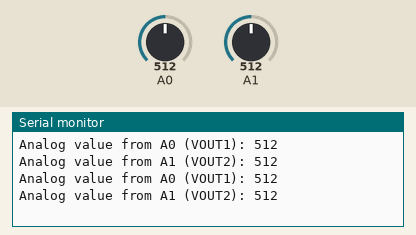
Simulated run of this program. Board: Seeed XIAO (SAMD21). Parts: the last lines printed to the serial monitor. The test bench sets the inputs (shaded band); at power-on: A0 = 512, A1 = 512.

Above: at 1.8 s.
1.9 s: A0 set to 716
At 2.4 s:
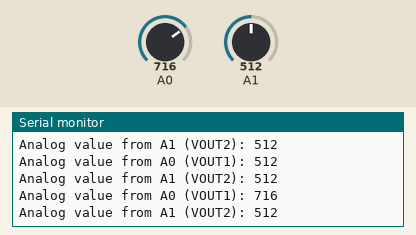
3.4 s: A1 set to 716
At 4.7 s:
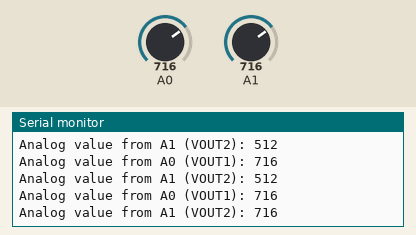
4.9 s: A0 set to 900
At 5.8 s:
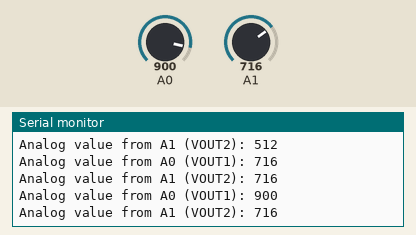
6.4 s: A1 set to 900
At 7.6 s:
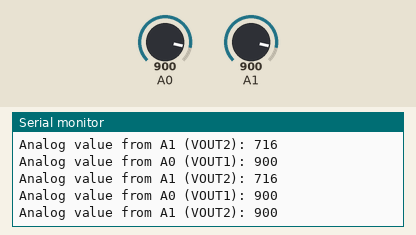
Timing chart, 0 to 8.9 s (numbered marks = the images above; inputs shaded):
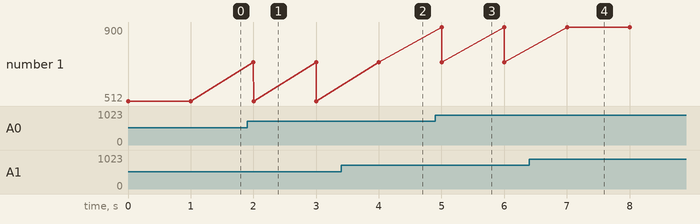

The program:

main.cpp
```cpp
#include <Arduino.h>

// put function declarations here:
int myFunction(int, int);

void setup() {
  // put your setup code here, to run once:
  Serial.begin(115200); // Initialize serial communication at 115200 baud rate
  int result = myFunction(2, 3);
}

void loop() {
  // put your main code here, to run repeatedly:
  int analogValueA0 = analogRead(A0); // Read the analog value from pin A0
  int analogValueA1 = analogRead(A1); // Read the analog value from pin A1

  // Print the analog values to the serial monitor
  Serial.print("Analog value from A0 (VOUT1): ");
  Serial.println(analogValueA0);
  Serial.print("Analog value from A1 (VOUT2): ");
  Serial.println(analogValueA1);

  delay(1000); // Wait for 1 second before reading again
}

// put function definitions here:
int myFunction(int x, int y) {
  return x + y;
}
```

Measured:
- after the input at 1.9 s, the serial monitor: prints a new line after 0.10 s (image 1)
- after the input at 3.4 s, the serial monitor: prints a new line after 0.60 s (image 2)
- after the input at 4.9 s, the serial monitor: prints a new line after 0.10 s (image 3)
- after the input at 6.4 s, the serial monitor: prints a new line after 0.61 s (image 4)
